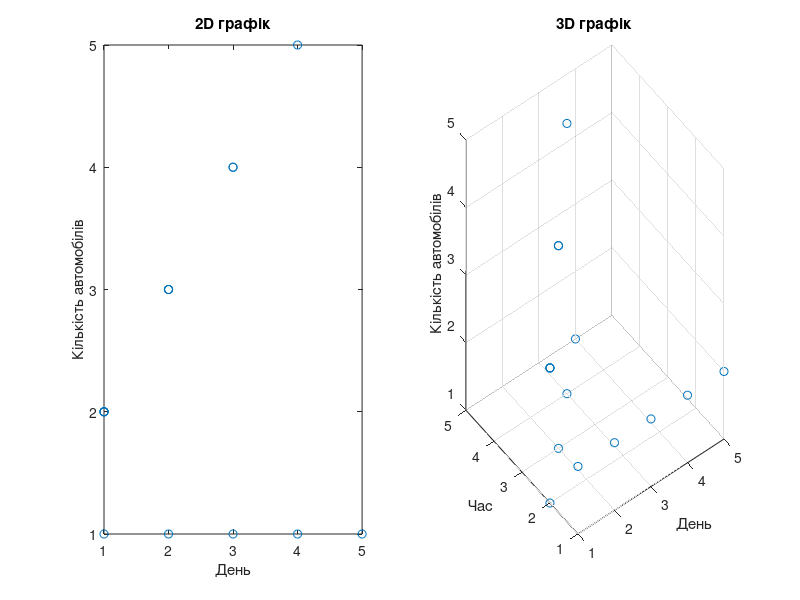

Here is the MATLAB script that generated this plot:
x = [1 1 2 1 2 3 1 2 3 4 1 2 3 4 5;
        1 2 1 2 3 1 2 3 4 1 2 3 4 5 1;
        2 1 2 3 1 2 3 4 1 2 3 4 5 1 2];

figure;
subplot(1,2,1);
plot(x(1,:), x(2,:), 'o');
title('2D графік');
xlabel('День');
ylabel('Кількість автомобілів');

subplot(1,2,2);
scatter3(x(1,:), x(2,:), x(3,:), 'o');
title('3D графік');
xlabel('День');
ylabel('Час');
zlabel('Кількість автомобілів');
